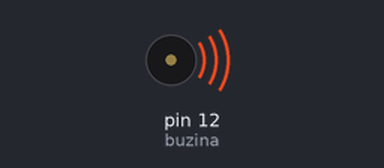
The sketch below on a simulated Arduino Uno, built with avr-gcc and run on an emulated ATmega328P. Shown: buzzer (waves = sounding).

Above: at 0.1 s.
At 2.85 s:
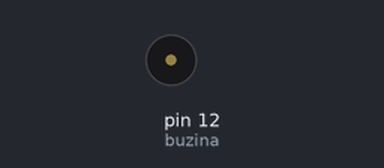
Timing chart, 0 to 3.1 s (numbered marks = the images above):
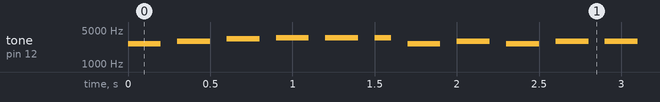

Measured:
- by itself, tone on pin 12 (buzina): plays 2616 Hz for 0.20 s, 2936 Hz for 0.20 s, 3296 Hz for 0.20 s, 3492 Hz for 0.20 s, 3492 Hz for 0.20 s, 3492 Hz for 0.10 s … (446 notes in this stretch)

The sketch:

DoReMiFa.ino
```cpp
int buzina =12;

void setup() {
pinMode(buzina,OUTPUT);
}

void loop() {

//Dó
tone(buzina,2616);
delay(200);
noTone(buzina);
delay(100);

tone(buzina,2936);
delay(200);
noTone(buzina);
delay(100);//Ré


//Mi
tone(buzina,3296);
delay(200);
noTone(buzina);
delay(100);

//Fá
tone(buzina,3492);
delay(200);
noTone(buzina);
delay(100);


//Fá
tone(buzina,3492);
delay(200);
noTone(buzina);
delay(100);

//Fá
tone(buzina,3492);
delay(100);
noTone(buzina);
delay(100);

//Dó
tone(buzina,2616);
delay(200);
noTone(buzina);
delay(100);

//Ré
tone(buzina,2936);
delay(200);
noTone(buzina);
delay(100);

//Dó
tone(buzina,2616);
delay(200);
noTone(buzina);
delay(100);

//Ré
tone(buzina,2936);
delay(200);
noTone(buzina);
delay(100);


//Ré
tone(buzina,2936);
delay(200);
noTone(buzina);
delay(100);


//Ré
tone(buzina,2936);
delay(200);
noTone(buzina);
delay(100);


//Mi
tone(buzina,3296);
delay(200);
noTone(buzina);
delay(100);

//Sol
tone(buzina,3919);
delay(200);
noTone(buzina);
delay(100);

//Fá
tone(buzina,3492);
delay(100);
noTone(buzina);
delay(100);

//Mi
tone(buzina,3296);
delay(200);
noTone(buzina);
delay(100);

//Mi
tone(buzina,3296);
delay(200);
noTone(buzina);
delay(100);

//Mi
tone(buzina,3296);
delay(200);
noTone(buzina);
delay(100);

//Dó
tone(buzina,2616);
delay(200);
noTone(buzina);
delay(100);

//Ré
tone(buzina,2936);
delay(200);
noTone(buzina);
delay(100);

//Mi
tone(buzina,3296);
delay(200);
noTone(buzina);
delay(100);

//Fá
tone(buzina,3492);
delay(200);
noTone(buzina);
delay(100);

//Fá
tone(buzina,3492);
delay(200);
noTone(buzina);
delay(100);

//Fá
tone(buzina,3492);
delay(200);
noTone(buzina);
delay(100);


}
```
